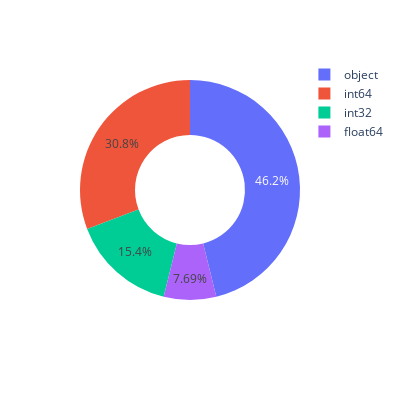

Write notebook code for a chart like this one.
### Code cell
print(data.dtypes.value_counts())
dtpye_df = data.dtypes.value_counts()
list(dtpye_df.index)
fig = px.pie(values=dtpye_df, names = ['object','int64','int32','float64'],width=400, height=400,hole=.5)
fig.show()

### Figure 1 — Plotly figure (JSON) as saved in the notebook; plotly's stock layout.template omitted (floating-point values rounded to 4 significant figures)
{"data": [{"domain": {"x": [0, 1], "y": [0, 1]}, "hole": 0.5, "hovertemplate": "label=%{label}<br>value=%{value}<extra></extra>", "labels": ["object", "int64", "int32", "float64"], "legendgroup": "", "name": "", "showlegend": true, "type": "pie", "values": [6, 4, 2, 1]}], "layout": {"height": 400, "legend": {"tracegroupgap": 0}, "margin": {"t": 60}, "width": 400}}
